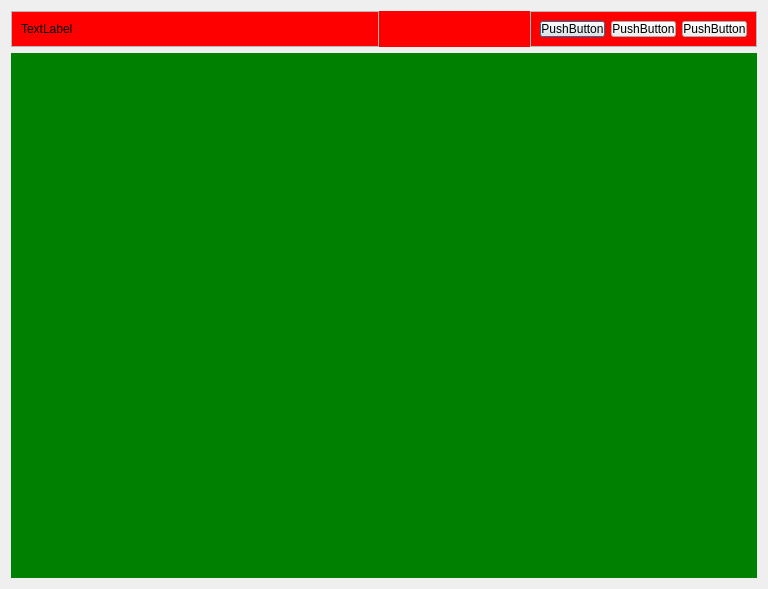
<?xml version="1.0" encoding="UTF-8"?>
<ui version="4.0">
 <class>Dialog</class>
 <widget class="QDialog" name="Dialog">
  <property name="geometry">
   <rect>
    <x>0</x>
    <y>0</y>
    <width>768</width>
    <height>589</height>
   </rect>
  </property>
  <property name="windowTitle">
   <string>Dialog</string>
  </property>
  <property name="styleSheet">
   <string notr="true">*{
padding:0;
margin:0;
box-sizing:border-box;
}
#header{
background-color:red;
}
#body{
background-color:green;
}</string>
  </property>
  <layout class="QVBoxLayout" name="verticalLayout">
   <item alignment="Qt::AlignTop">
    <widget class="QWidget" name="header" native="true">
     <layout class="QHBoxLayout" name="horizontalLayout">
      <property name="spacing">
       <number>10</number>
      </property>
      <property name="leftMargin">
       <number>0</number>
      </property>
      <property name="topMargin">
       <number>0</number>
      </property>
      <property name="rightMargin">
       <number>0</number>
      </property>
      <property name="bottomMargin">
       <number>0</number>
      </property>
      <item>
       <widget class="QFrame" name="frame">
        <property name="frameShape">
         <enum>QFrame::StyledPanel</enum>
        </property>
        <property name="frameShadow">
         <enum>QFrame::Raised</enum>
        </property>
        <layout class="QHBoxLayout" name="horizontalLayout_3">
         <item>
          <widget class="QLabel" name="label">
           <property name="text">
            <string>TextLabel</string>
           </property>
          </widget>
         </item>
        </layout>
       </widget>
      </item>
      <item alignment="Qt::AlignRight">
       <widget class="QFrame" name="frame_2">
        <property name="frameShape">
         <enum>QFrame::StyledPanel</enum>
        </property>
        <property name="frameShadow">
         <enum>QFrame::Raised</enum>
        </property>
        <layout class="QHBoxLayout" name="horizontalLayout_2">
         <item>
          <widget class="QPushButton" name="pushButton">
           <property name="text">
            <string>PushButton</string>
           </property>
          </widget>
         </item>
         <item>
          <widget class="QPushButton" name="pushButton_2">
           <property name="text">
            <string>PushButton</string>
           </property>
          </widget>
         </item>
         <item>
          <widget class="QPushButton" name="pushButton_3">
           <property name="text">
            <string>PushButton</string>
           </property>
          </widget>
         </item>
        </layout>
       </widget>
      </item>
     </layout>
    </widget>
   </item>
   <item>
    <widget class="QWidget" name="body" native="true">
     <property name="sizePolicy">
      <sizepolicy hsizetype="Preferred" vsizetype="Expanding">
       <horstretch>0</horstretch>
       <verstretch>0</verstretch>
      </sizepolicy>
     </property>
     <layout class="QHBoxLayout" name="horizontalLayout_4">
      <item>
       <widget class="QWidget" name="widget" native="true"/>
      </item>
      <item>
       <widget class="QWidget" name="widget_2" native="true"/>
      </item>
      <item>
       <widget class="QWidget" name="widget_3" native="true"/>
      </item>
     </layout>
    </widget>
   </item>
  </layout>
 </widget>
 <resources/>
 <connections/>
</ui>
